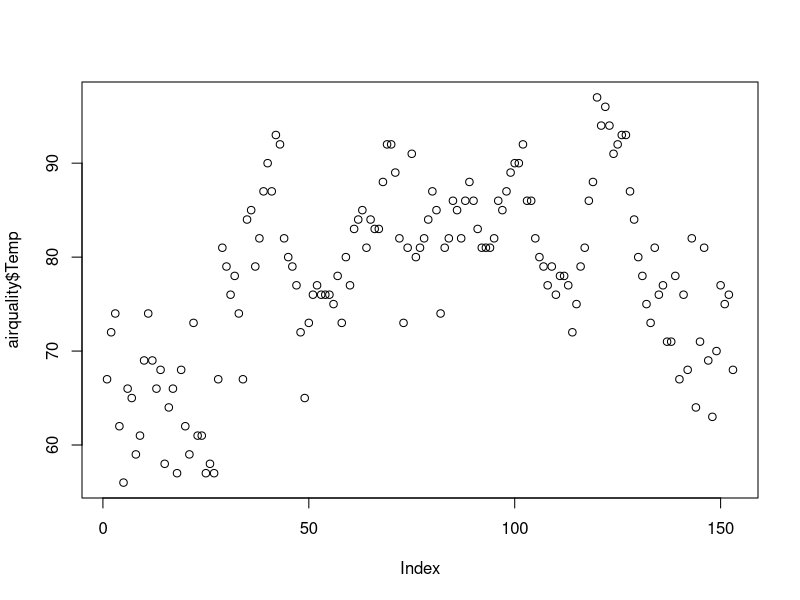
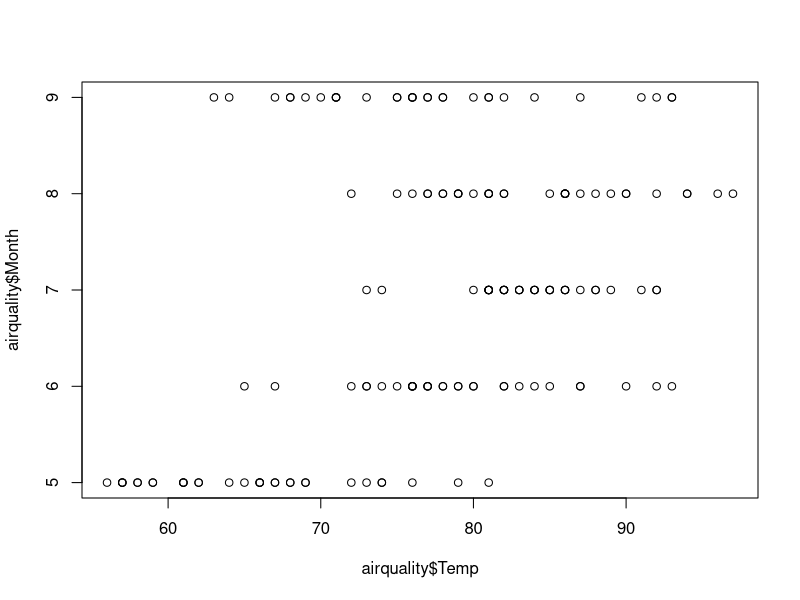
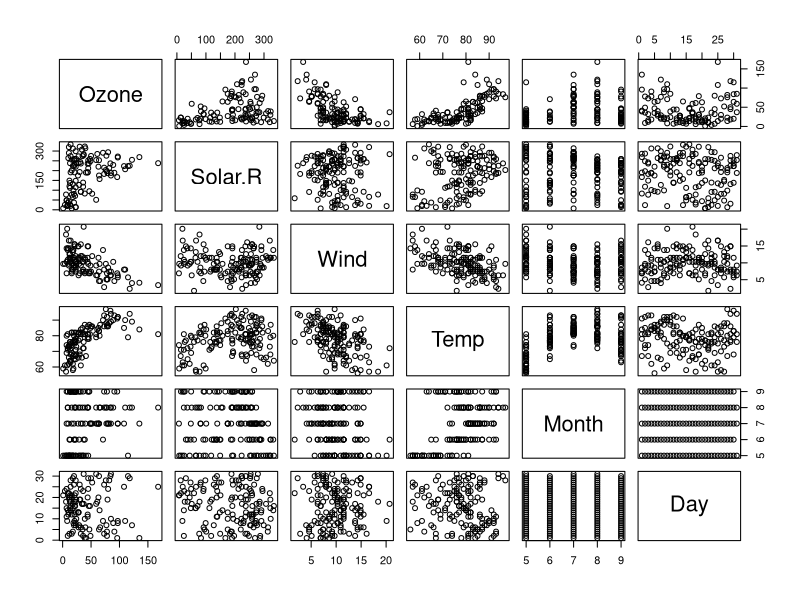
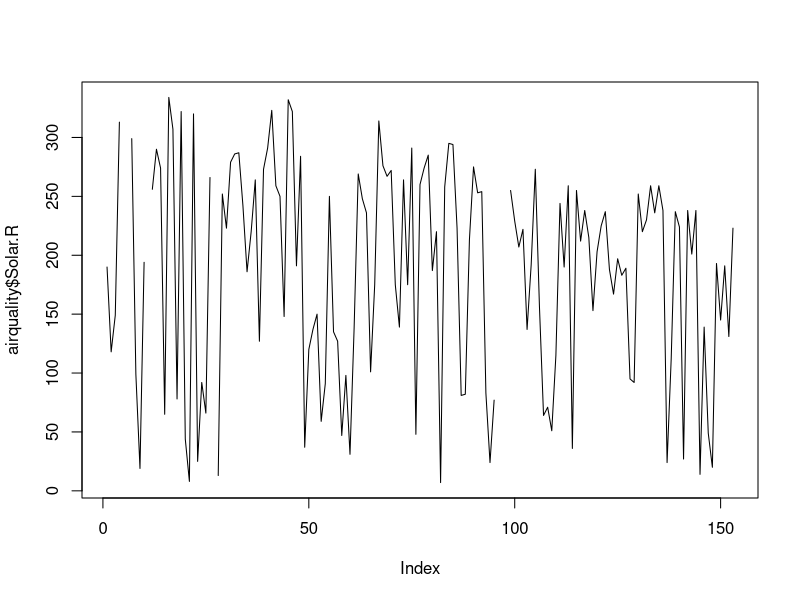
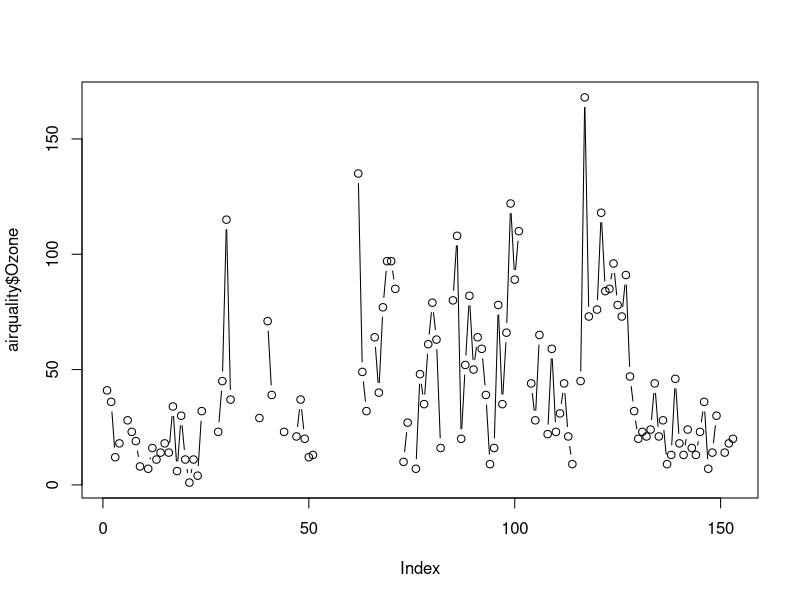
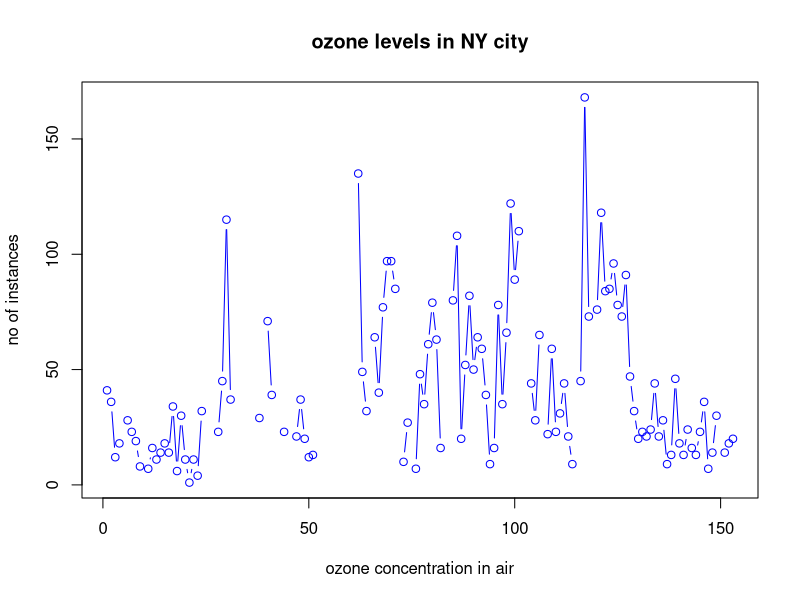
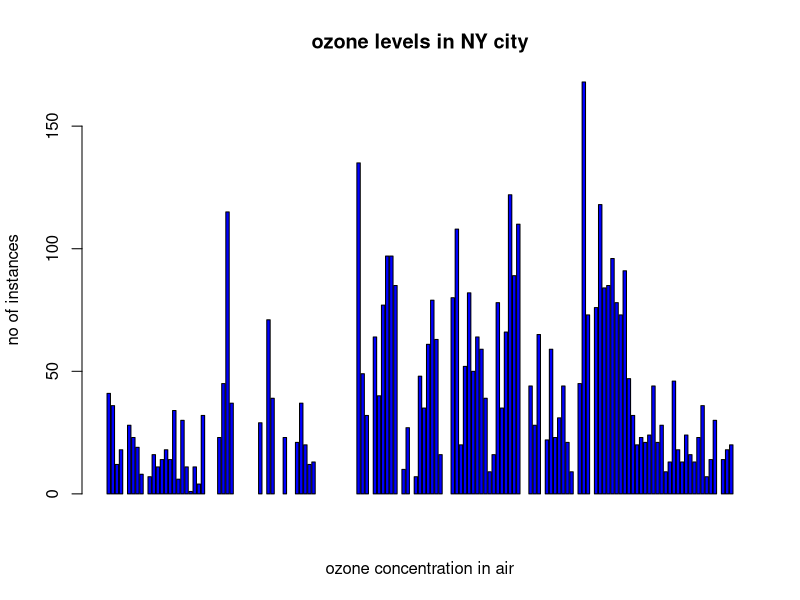
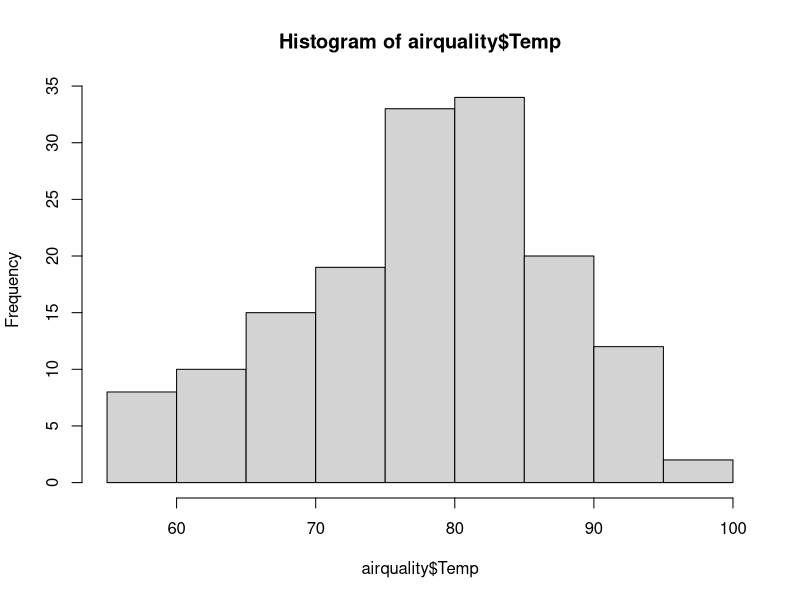

The R script that drew these images, in order:

2+2
4*9
6589/1254
5*9
3+2
3^2
exp(3)
sqrt(4)
pi
6*pi^3
v<-13
n<-25
v^n

lin <- c(25,98,8.75,66)

my<-c(8,10,6.178,3,4)
yu<-c(3.78,4.11,6,9)

lin+yu
lin*yu

sqrt(my)
my <4

my[my<5] = 2
my

y<-c(1,9,9,9)
y[y<9]= 2
y

y[1]<-1
y
y[1]<-2
y

lin[2]<-19 ; lin 


df<-data.frame(x=1:5,y=c("one","two","three","four","five"))
df
 df[1,2]
df[5,2] 

df[3,c(1,1)]
df[c(1,3), 1]

airquality <-datasets ::airquality 
head(airquality,10)
tail(airquality,10)

airquality[1:13,c(1,2)]
ak<-airquality[,-6]
al<-airquality[-13]

summary(al$Temp)
summary(al)

plot(airquality$Temp)
plot(airquality$Temp,airquality$Month,type="p")#points
plot(airquality)
plot(airquality$Solar.R,type="l")#p:points,l:lines,b:both
plot(airquality$Ozone,type="b")
plot(airquality$Ozone,xlab='ozone concentration in air',ylab='no of instances',main='ozone levels in NY city',col='blue',type='b')

#Horizontal bar plot
barplot(airquality$Ozone,xlab='ozone concentration in air',ylab='no of instances',main='ozone levels in NY city',col='blue',horiz = F,axes = T)

#Histogram
hist(airquality$Temp)
hist(airquality$Solar.R,main = 'solar radititons values in air',xlab='soloar rd',col = 'blue' )

#single box plot
boxplot(airquality$Wind,main='boxplot')
boxplot.stats(airquality$Wind)$out #Displays outliers in below box

#Multiple box plots 
boxplot(airquality[,1:4],main= 'multiple')

#combine all graph in single slide 
#no of rows and columns(mfrow)
#whether border must be include(bty='o' means-yes, bty='n' means-no) 
#bty box around the plot
par(mfrow=c(3,3),mar=c(2,5,2,1),las=0,bty='o')

plot(airquality$Temp)
plot(airquality$Temp,airquality$Month,type="p")#points
plot(airquality$Solar.R,type="l")#p:points,l:lines,b:both
plot(airquality$Ozone,type="b")
plot(airquality$Ozone,xlab='ozone concentration in air',ylab='no of instances',main='ozone levels in NY city',col='blue',type='b')
boxplot(airquality$Wind,main='boxplot')
hist(airquality$Solar.R,main = 'solar radititons values in air',xlab='soloar rd',col = 'blue' )
boxplot(airquality[,1:4],main= 'multiple')
plot(airquality$Solar.R)
